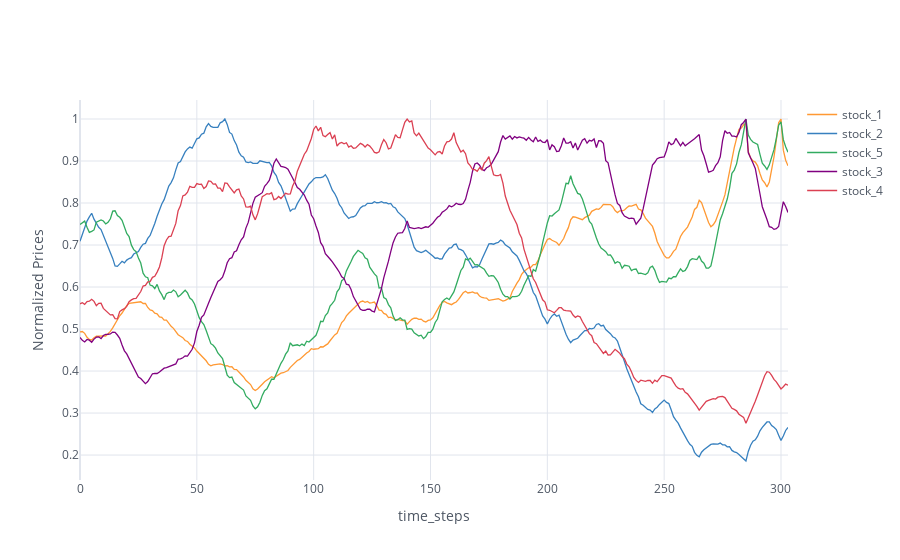

The cell this chart's notebook holds for it:
### Code cell
cf.go_offline()
cf.set_config_file(world_readable=True, theme="white")

buffer = SimulatedStockBuffer.objects.select_related("stock").order_by("captured_at").all()

price_variations = {}
for snapshot in buffer:
    if snapshot.stock.name not in price_variations:
        price_variations[snapshot.stock.name] = []
    price_variations[snapshot.stock.name].append(snapshot.price_snapshot)

# print(price_variations)
for stck_name in price_variations:
    price_snaps = price_variations[stck_name]
    price_array = np.array(price_snaps)
    max_price = max(price_array)
    normalized_snaps = price_array/max_price
    price_variations[stck_name] = normalized_snaps

    

stock_names = list(price_variations.keys())


# print(price_variations)
df_regret_comparisons = pd.DataFrame(price_variations)
df_regret_comparisons.iplot(
    xTitle='time_steps',
    yTitle='Normalized Prices'
)

### Figure 1 — Plotly figure (JSON) as saved in the notebook; plotly's stock layout.template omitted (floating-point values rounded to 4 significant figures; data arrays with more than 128 entries replaced by an {"elided": "..."} marker saying what was removed)
{"data": [{"line": {"color": "rgba(255, 153, 51, 1.0)", "dash": "solid", "shape": "linear", "width": 1.3}, "mode": "lines", "name": "stock_1", "text": "", "type": "scatter", "x": {"elided": "304 int values"}, "y": {"elided": "304 float values"}}, {"line": {"color": "rgba(55, 128, 191, 1.0)", "dash": "solid", "shape": "linear", "width": 1.3}, "mode": "lines", "name": "stock_2", "text": "", "type": "scatter", "x": {"elided": "304 int values"}, "y": {"elided": "304 float values"}}, {"line": {"color": "rgba(50, 171, 96, 1.0)", "dash": "solid", "shape": "linear", "width": 1.3}, "mode": "lines", "name": "stock_5", "text": "", "type": "scatter", "x": {"elided": "304 int values"}, "y": {"elided": "304 float values"}}, {"line": {"color": "rgba(128, 0, 128, 1.0)", "dash": "solid", "shape": "linear", "width": 1.3}, "mode": "lines", "name": "stock_3", "text": "", "type": "scatter", "x": {"elided": "304 int values"}, "y": {"elided": "304 float values"}}, {"line": {"color": "rgba(219, 64, 82, 1.0)", "dash": "solid", "shape": "linear", "width": 1.3}, "mode": "lines", "name": "stock_4", "text": "", "type": "scatter", "x": {"elided": "304 int values"}, "y": {"elided": "304 float values"}}], "layout": {"legend": {"bgcolor": "#FFFFFF", "font": {"color": "#4D5663"}}, "paper_bgcolor": "#FFFFFF", "plot_bgcolor": "#FFFFFF", "title": {"font": {"color": "#4D5663"}}, "xaxis": {"gridcolor": "#E1E5ED", "showgrid": true, "tickfont": {"color": "#4D5663"}, "title": {"font": {"color": "#4D5663"}, "text": "time_steps"}, "zerolinecolor": "#E1E5ED"}, "yaxis": {"gridcolor": "#E1E5ED", "showgrid": true, "tickfont": {"color": "#4D5663"}, "title": {"font": {"color": "#4D5663"}, "text": "Normalized Prices"}, "zerolinecolor": "#E1E5ED"}}}
